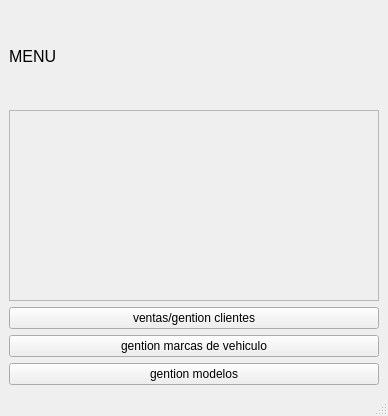
<?xml version="1.0" encoding="UTF-8"?>
<ui version="4.0">
 <class>MainWindow</class>
 <widget class="QMainWindow" name="MainWindow">
  <property name="geometry">
   <rect>
    <x>0</x>
    <y>0</y>
    <width>388</width>
    <height>416</height>
   </rect>
  </property>
  <property name="windowTitle">
   <string>MainWindow</string>
  </property>
  <widget class="QWidget" name="centralwidget">
   <layout class="QGridLayout" name="gridLayout">
    <item row="4" column="0">
     <widget class="QPushButton" name="pushButton_2">
      <property name="text">
       <string>ventas/gention clientes</string>
      </property>
     </widget>
    </item>
    <item row="5" column="0">
     <widget class="QPushButton" name="pushButton">
      <property name="text">
       <string>gention marcas de vehiculo</string>
      </property>
     </widget>
    </item>
    <item row="8" column="0">
     <widget class="QPushButton" name="pushButton_3">
      <property name="text">
       <string>gention modelos</string>
      </property>
     </widget>
    </item>
    <item row="0" column="0">
     <layout class="QVBoxLayout" name="verticalLayout">
      <item>
       <widget class="QLabel" name="label">
        <property name="font">
         <font>
          <pointsize>12</pointsize>
         </font>
        </property>
        <property name="text">
         <string>MENU</string>
        </property>
       </widget>
      </item>
     </layout>
    </item>
    <item row="1" column="0" rowspan="2">
     <widget class="QFrame" name="frame">
      <property name="frameShape">
       <enum>QFrame::StyledPanel</enum>
      </property>
      <property name="frameShadow">
       <enum>QFrame::Raised</enum>
      </property>
     </widget>
    </item>
   </layout>
  </widget>
  <widget class="QMenuBar" name="menubar">
   <property name="geometry">
    <rect>
     <x>0</x>
     <y>0</y>
     <width>388</width>
     <height>22</height>
    </rect>
   </property>
  </widget>
  <widget class="QStatusBar" name="statusbar"/>
 </widget>
 <resources/>
 <connections/>
</ui>
